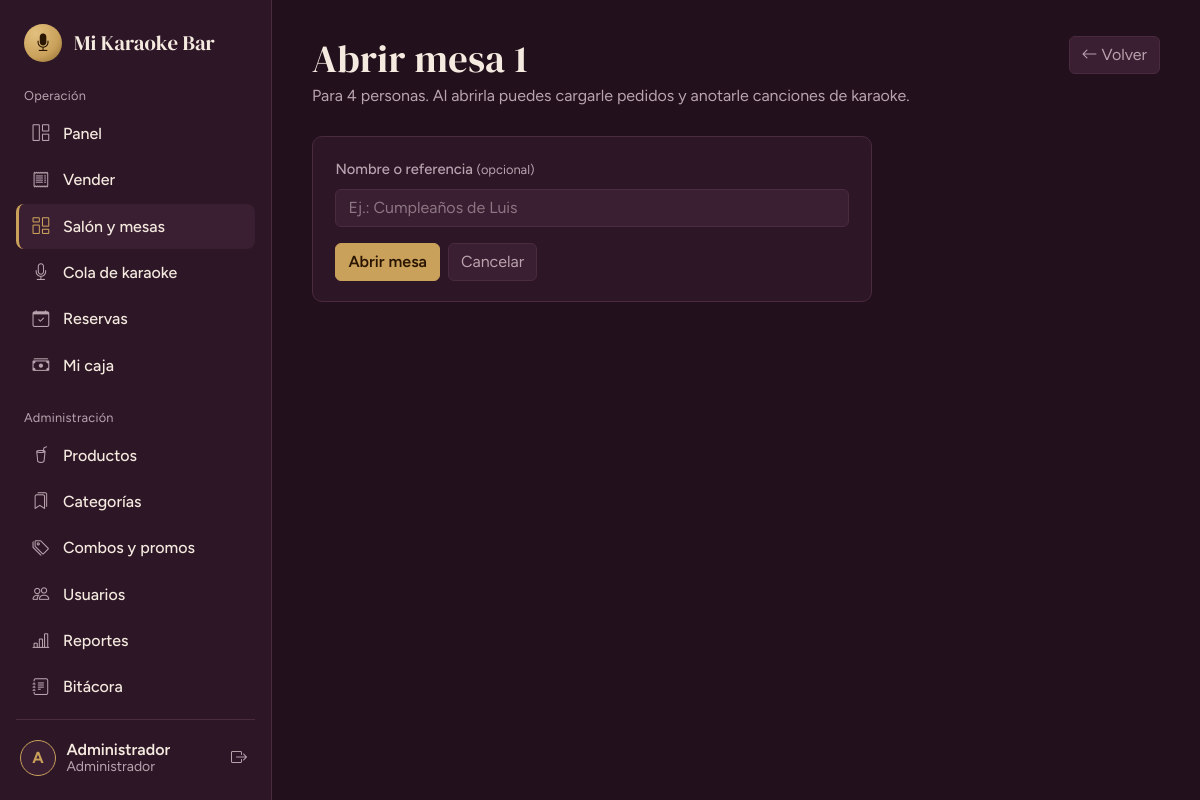
Screenshot of /mesas/abrir/1 (signed in) with the database file from the repository.
### tables this page shows
CREATE TABLE IF NOT EXISTS usuarios (
  id          INT UNSIGNED PRIMARY KEY AUTO_INCREMENT,
  rol_id      TINYINT UNSIGNED NOT NULL,
  nombre      VARCHAR(100) NOT NULL,
  usuario     VARCHAR(50)  NOT NULL UNIQUE,
  password    VARCHAR(255) NOT NULL,            
  telefono    VARCHAR(20)  NULL,
  estado      TINYINT(1) NOT NULL DEFAULT 1,    
  ultimo_login DATETIME NULL,
  created_at  TIMESTAMP NOT NULL DEFAULT CURRENT_TIMESTAMP,
  CONSTRAINT fk_usuarios_rol FOREIGN KEY (rol_id) REFERENCES roles(id)
);

CREATE TABLE IF NOT EXISTS mesas (
  id         INT UNSIGNED PRIMARY KEY AUTO_INCREMENT,
  numero     VARCHAR(20) NOT NULL UNIQUE,
  capacidad  TINYINT UNSIGNED NOT NULL DEFAULT 4,
  estado     ENUM('libre','ocupada','reservada','inactiva') NOT NULL DEFAULT 'libre',
  qr_token   CHAR(32) NOT NULL UNIQUE           
);

### app/core/Controller.php (called while the page is built, shortened)
<?php
abstract class Controller
{
    protected function view(string $view, array $data = [], string $layout = 'main'): void
    {
        extract($data, EXTR_SKIP);
        require APP_PATH . "/views/$view.php";
        $content = ob_get_clean();
        require APP_PATH . "/views/layouts/$layout.php";
    }
    protected function requireAuth(array $roles = []): void
    {
        Auth::refresh();
    }
    protected function idOr404(string $id): int
    {
        $n = (int) $id;
        return $n;
    }
}

### app/controllers/MesasController.php (called while the page is built, shortened)
<?php
class MesasController extends Controller
{
    public function __construct()
    {
        $this->requireAuth();
    }
    public function abrir(string $id = '0'): void
    {
        $id = $this->idOr404($id);
        $m  = Mesa::buscar($id) ?? $this->noExiste();
        $reserva = null;
        $reserva ??= Reserva::paraMesaAhora($id);
        $this->view('mesas/abrir', ['title' => 'Abrir mesa ' . $m['numero'], 'm' => $m, 'reserva' => $reserva]);
    }
}

### app/core/Router.php (called while the page is built, shortened)
<?php
class Router
{
    public function dispatch(): void
    {
        try {
            $url   = trim((string) ($_GET['url'] ?? ''), '/');
            $parts = $url === '' ? [] : explode('/', $url);
            $c = strtolower($parts[0]);
            $m = $parts[1] ?? ($c === 'auth' ? 'login' : 'index');
            $params = array_slice($parts, 2);
            $obj = new $class();
            $ref = new ReflectionMethod($obj, $m);
            $ref->invokeArgs($obj, $params);
        } catch (AppException $e) {
            (new ErrorController())->show500($e->getMessage());
        } catch (Throwable $e) {
            error_log((string) $e);
            (new ErrorController())->show500(APP_ENV === 'development' ? $e->getMessage() : null);
        }
    }
}

### public/index.php (called while the page is built, shortened)
<?php
require APP_PATH . '/config/config.php';
spl_autoload_register(function (string $class): void {
    foreach (['core', 'controllers', 'models'] as $dir) {
        $file = APP_PATH . "/$dir/$class.php";
        if (is_file($file)) { require $file; return; }
    }
});
require APP_PATH . '/core/helpers.php';
(new Router())->dispatch();

### app/core/Database.php (called while the page is built, shortened)
<?php
class Database
{
    private static ?PDO $pdo = null;
    public static function pdo(): PDO
    {
        if (self::$pdo === null) {
            try {
                $dsn = 'mysql:host=' . DB_HOST . ';dbname=' . DB_NAME . ';charset=utf8mb4';
                self::$pdo = new PDO($dsn, DB_USER, DB_PASS, [
                    PDO::ATTR_ERRMODE            => PDO::ERRMODE_EXCEPTION,
                    PDO::ATTR_DEFAULT_FETCH_MODE => PDO::FETCH_ASSOC,
                    PDO::ATTR_EMULATE_PREPARES   => false,
                ]);
                self::$pdo->exec("SET time_zone = '-05:00'");
            } catch (PDOException $e) {
                error_log('DB connect: ' . $e->getMessage());
                throw new AppException('No se pudo conectar a la base de datos. Revisa que MySQL esté encendido en XAMPP y que hayas importado karaoke_bar.sql.');
            }
        }
        return self::$pdo;
    }
    public static function all(string $sql, array $params = []): array
    {
        $st = self::pdo()->prepare($sql);
        $st->execute($params);
        return $st->fetchAll();
    }
    public static function one(string $sql, array $params = []): ?array
    {
        $st = self::pdo()->prepare($sql);
        $st->execute($params);
        $row = $st->fetch();
        return $row === false ? null : $row;
    }
}

### app/models/Mesa.php (called while the page is built, shortened)
<?php
class Mesa
{
    public static function buscar(int $id): ?array
    {
        return Database::one('SELECT * FROM mesas WHERE id = ?', [$id]);
    }
}

### app/core/helpers.php (called while the page is built, shortened)
<?php
function e(mixed $v): string { return htmlspecialchars((string) $v, ENT_QUOTES | ENT_SUBSTITUTE, 'UTF-8'); }
function url(string $path = ''): string { return BASE_URL . '/' . ltrim($path, '/'); }
function old(string $key, string $default = ''): string { return e($GLOBALS['_old'][$key] ?? $default); }

### app/models/Reserva.php (called while the page is built, shortened)
<?php
class Reserva
{
    public static function paraMesaAhora(int $mesaId): ?array
    {
        return Database::one(
            "SELECT * FROM reservas WHERE mesa_id = ? AND estado IN ('pendiente','confirmada')
                AND fecha_hora BETWEEN (NOW() - INTERVAL 1 HOUR) AND (NOW() + INTERVAL 3 HOUR)
              ORDER BY fecha_hora LIMIT 1",
            [$mesaId]
        );
    }
}

### app/models/Config.php (called while the page is built, shortened)
<?php
class Config
{
    private static ?array $cache = null;
    public static function get(string $clave, string $default = ''): string
    {
        if (self::$cache === null) {
            try {
                self::$cache = array_column(Database::all('SELECT clave, valor FROM configuracion'), 'valor', 'clave');
            } catch (Throwable $e) {
                self::$cache = [];
            }
        }
        return self::$cache[$clave] ?? $default;
    }
}

### app/config/menu.php (called while the page is built)
<?php
return [
  ['grupo' => 'Operación', 'items' => [
    ['label' => 'Panel',            'icon' => 'bi-grid-1x2',      'route' => 'dashboard', 'roles' => ['admin','cajero'], 'ready' => true],
    ['label' => 'Vender',           'icon' => 'bi-receipt',       'route' => 'ventas',    'roles' => ['admin','cajero'], 'ready' => true],
    ['label' => 'Salón y mesas',    'icon' => 'bi-columns-gap',   'route' => 'mesas',     'roles' => ['admin','cajero'], 'ready' => true],
    ['label' => 'Cola de karaoke',  'icon' => 'bi-mic',           'route' => 'cola',      'roles' => ['admin','cajero'], 'ready' => true],
    ['label' => 'Reservas',         'icon' => 'bi-calendar-check','route' => 'reservas',  'roles' => ['admin','cajero'], 'ready' => true],
    ['label' => 'Mi caja',          'icon' => 'bi-cash-stack',    'route' => 'caja',      'roles' => ['admin','cajero'], 'ready' => true],
  ]],
  ['grupo' => 'Administración', 'items' => [
    ['label' => 'Productos',        'icon' => 'bi-cup-straw',     'route' => 'productos', 'roles' => ['admin'], 'ready' => true],
    ['label' => 'Categorías',       'icon' => 'bi-bookmarks',     'route' => 'categorias','roles' => ['admin'], 'ready' => true],
    ['label' => 'Combos y promos',  'icon' => 'bi-tags',          'route' => 'combos',    'roles' => ['admin'], 'ready' => true],
    ['label' => 'Usuarios',         'icon' => 'bi-people',        'route' => 'usuarios',  'roles' => ['admin'], 'ready' => true],
    ['label' => 'Reportes',         'icon' => 'bi-bar-chart-line','route' => 'reportes',  'roles' => ['admin'], 'ready' => true],
    ['label' => 'Bitácora',         'icon' => 'bi-journal-text',  'route' => 'bitacora',  'roles' => ['admin'], 'ready' => true],
    ['label' => 'Configuración',    'icon' => 'bi-gear',          'route' => 'configuracion', 'roles' => ['admin'], 'ready' => true],
  ]],
];

### app/core/Auth.php (called while the page is built, shortened)
<?php
class Auth
{
    public static function user(): ?array { return $_SESSION['user'] ?? null; }
    public static function id(): int { return (int) ($_SESSION['user']['id'] ?? 0); }
    public static function role(): string { return (string) ($_SESSION['user']['rol'] ?? ''); }
    public static function is(string ...$roles): bool { return in_array(self::role(), $roles, true); }
    public static function refresh(): void
    {
        $u = Usuario::buscarPorId(self::id());
    }
}

### app/models/Usuario.php (called while the page is built, shortened)
<?php
class Usuario
{
    public static function buscarPorId(int $id): ?array
    {
        return Database::one(
            'SELECT u.*, r.nombre AS rol FROM usuarios u JOIN roles r ON r.id = u.rol_id WHERE u.id = ? LIMIT 1',
            [$id]
        );
    }
}

### app/views/mesas/abrir.php (the view, shortened to what this page needs)
<header class="page-head page-head--actions">
  <div>
    <h1>Abrir mesa <?= e($m['numero']) ?></h1>
    <p>Para <?= (int) $m['capacidad'] ?> personas. Al abrirla puedes cargarle pedidos y anotarle canciones de karaoke.</p>
  </div>
  <a class="btn btn-outline-field" href="<?= url('mesas') ?>"><i class="bi bi-arrow-left"></i> Volver</a>
</header>
<section class="panel" style="max-width:560px">
  <form method="post" action="<?= url('mesas/iniciar/' . (int) $m['id']) ?>" autocomplete="off">
    <label class="form-label" for="cliente">Nombre o referencia <small>(opcional)</small></label>
    <input class="form-control mb-3" id="cliente" name="cliente" maxlength="100" placeholder="Ej.: Cumpleaños de Luis" value="<?= old('cliente', $reserva['cliente'] ?? '') ?>" autofocus>
    <div class="d-flex gap-2">
      <button class="btn btn-brass" type="submit">Abrir mesa</button>
      <a class="btn btn-outline-field" href="<?= url('mesas') ?>">Cancelar</a>
    </div>
  </form>
</section>

### app/views/layouts/main.php (shortened to what this page needs)
<?php
$menu  = require APP_PATH . '/config/menu.php';
$user  = Auth::user();
$local = Config::get('nombre_local', 'Karaoke Bar');
$inicial = mb_strtoupper(mb_substr($user['nombre'] ?? '?', 0, 1));
?>
<!doctype html>
<html lang="es" data-bs-theme="dark">
<head>
  <?php include APP_PATH . '/views/layouts/_head.php'; ?>
</head>
<body>
<div class="shell">
  <aside class="sidebar offcanvas-lg offcanvas-start" tabindex="-1" id="sidebar" aria-label="Menú principal">
    <div class="sidebar__brand">
      <span class="brand-mark"><i class="bi bi-mic-fill"></i></span>
      <span class="brand-name"><?= e($local) ?></span>
    </div>
    <nav class="sidebar__nav">
      <?php foreach ($menu as $grupo):
          $items = array_filter($grupo['items'], fn($i) => in_array(Auth::role(), $i['roles'], true));
          if (!$items) continue; ?>
        <p class="nav-group"><?= e($grupo['grupo']) ?></p>
        <?php foreach ($items as $i):
            $activo = Router::$controller === $i['route']; ?>
          <?php if ($i['ready']): ?>
            <a class="nav-item-link<?= $activo ? ' is-active' : '' ?>" href="<?= url($i['route']) ?>"<?= $activo ? ' aria-current="page"' : '' ?>>
              <i class="bi <?= e($i['icon']) ?>"></i><span><?= e($i['label']) ?></span>
            </a>
          <?php else: ?>
            <span class="nav-item-link is-soon" aria-disabled="true">
              <i class="bi <?= e($i['icon']) ?>"></i><span><?= e($i['label']) ?></span><small>Pronto</small>
            </span>
          <?php endif; ?>
        <?php endforeach; ?>
      <?php endforeach; ?>
    </nav>
    <div class="sidebar__user">
      <a class="user-chip" href="<?= url('perfil') ?>" title="Mi perfil">
        <span class="avatar"><?= e($inicial) ?></span>
        <span class="user-chip__text">
          <strong><?= e($user['nombre']) ?></strong>
          <small><?= Auth::is('admin') ? 'Administrador' : 'Cajero' ?></small>
        </span>
      </a>
      <form method="post" action="<?= url('auth/logout') ?>" data-confirm="¿Cerrar sesión?" data-confirm-button="Sí, salir">
        <button class="btn btn-icon" type="submit" title="Cerrar sesión" aria-label="Cerrar sesión"><i class="bi bi-box-arrow-right"></i></button>
      </form>
    </div>
  </aside>
  <main class="content">
    <?= $content ?>
  </main>
</div>
</body>
</html>

### public/assets/css/app.css (style rules this page uses)
:root { --bg: #22101C; --surface: #2D1626; --surface-2: #3A1E31; --line: #4A2A3F; --text: #F4EADF; --muted: #B9A3AE; --brass: #C9A15B; --brass-hi: #E3C07F; --libre: #7FB89A; --ocupada: #F2668B; --reservada: #A58BD6; --danger: #E5604D; --radius: 10px; --font-display: "DM Serif Display", Georgia, serif; --font-ui: "Figtree", system-ui, -apple-system, "Segoe UI", sans-serif; }
[data-bs-theme="dark"] { --bs-body-bg: var(--bg); --bs-body-color: var(--text); --bs-body-font-family: var(--font-ui); --bs-border-color: var(--line); --bs-secondary-color: var(--muted); --bs-link-color: var(--brass); --bs-link-hover-color: var(--brass-hi); }
body { background: var(--bg); color: var(--text); font-family: var(--font-ui); }
h1, h2, h3 { font-family: var(--font-display); font-weight: 400; letter-spacing: .01em; }
.btn-brass { background: var(--brass); border-color: var(--brass); color: #2A1500; font-weight: 600; }
.btn-outline-field { border-color: var(--line); color: var(--muted); background: var(--surface-2); }
.btn-icon { background: transparent; border: 0; color: var(--muted); padding: .35rem .5rem; }
.form-label { color: var(--muted); font-weight: 500; font-size: .92rem; }
.form-control { background: var(--surface-2); border-color: var(--line); color: var(--text); }
.shell { min-height: 100vh; }
.content { padding: 1.75rem 1.25rem 3rem; max-width: 1280px; }
.sidebar { --bs-offcanvas-width: 280px; background: var(--surface) !important; border-right: 1px solid var(--line) !important; display: flex; flex-direction: column; padding: 1.25rem 1rem; }
@media (min-width: 992px) { .shell { display: grid; grid-template-columns: 272px minmax(0, 1fr); } }
@media (min-width: 992px) { .sidebar { position: sticky; top: 0; height: 100vh; width: auto !important; } }
@media (min-width: 992px) { .content { padding: 2.25rem 2.5rem 3rem; } }
.sidebar__brand { display: flex; align-items: center; gap: .75rem; padding: .25rem .5rem 1.5rem; }
.brand-mark { display: inline-grid; place-items: center; width: 38px; height: 38px; border-radius: 50%; background: radial-gradient(circle at 30% 25%, var(--brass-hi), var(--brass) 60%, #8D6A2E); color: #2A1500; font-size: 1.1rem; flex: none; }
.brand-name { font-family: var(--font-display); font-size: 1.3rem; line-height: 1.1; }
.sidebar__nav { flex: 1; overflow-y: auto; }
.nav-group { margin: 1.25rem .5rem .4rem; font-size: .8rem; color: var(--muted); letter-spacing: .02em; }
.nav-group:first-child { margin-top: 0; }
.nav-item-link { display: flex; align-items: center; gap: .75rem; padding: .6rem .75rem; margin-bottom: 2px; border-radius: 8px; color: var(--text); text-decoration: none; font-weight: 500; border-left: 3px solid transparent; }
.nav-item-link i { font-size: 1.05rem; color: var(--muted); width: 1.25rem; text-align: center; }
.nav-item-link.is-active { background: var(--surface-2); border-left-color: var(--brass); }
.nav-item-link.is-active i { color: var(--brass); }
.sidebar__user { display: flex; align-items: center; gap: .5rem; padding-top: 1rem; border-top: 1px solid var(--line); }
.user-chip { flex: 1; display: flex; align-items: center; gap: .65rem; min-width: 0; text-decoration: none; color: var(--text); padding: .25rem; border-radius: 8px; }
.avatar { display: grid; place-items: center; width: 36px; height: 36px; border-radius: 50%; background: var(--surface-2); border: 1px solid var(--brass); color: var(--brass); font-weight: 700; flex: none; }
.user-chip__text { display: flex; flex-direction: column; min-width: 0; line-height: 1.2; }
.user-chip__text strong { font-weight: 600; white-space: nowrap; overflow: hidden; text-overflow: ellipsis; }
.user-chip__text small { color: var(--muted); }
.page-head { margin-bottom: 1.75rem; }
.page-head h1 { font-size: clamp(1.9rem, 3.2vw, 2.6rem); margin: 0 0 .15rem; }
.page-head p { color: var(--muted); margin: 0; }
.panel { background: var(--surface); border: 1px solid var(--line); border-radius: var(--radius); padding: 1.25rem 1.4rem; }
.page-head--actions { display: flex; justify-content: space-between; align-items: flex-start; gap: 1rem; flex-wrap: wrap; }
.form-control::placeholder { color: #8c7683; }
.panel .form-label small { color: var(--muted); font-weight: 400; }

### rows the page displays
usuarios: nombre "A", nombre "Administrador"
mesas: numero "1", capacidad "4"

### other values shown
$local "Mi Karaoke Bar"
$grupo['grupo'] "Operación"
$i['label'] "Panel"
$i['label'] "Vender"
$i['label'] "Salón y mesas"
$i['label'] "Cola de karaoke"
$i['label'] "Reservas"
$i['label'] "Mi caja"
$grupo['grupo'] "Administración"
$i['label'] "Productos"
$i['label'] "Categorías"
$i['label'] "Combos y promos"
$i['label'] "Usuarios"
$i['label'] "Reportes"
$i['label'] "Bitácora"
